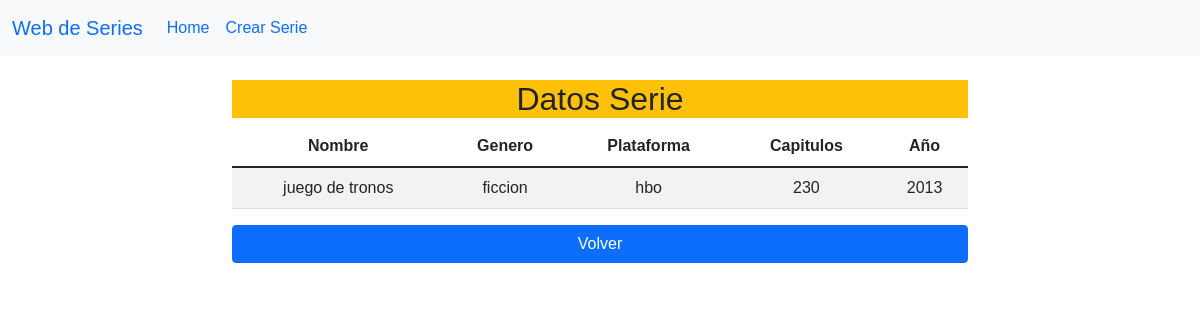
The page /seriesTV/ver_serie/4 on the database its author committed.
### seriesTV/models.py (models this page shows, shortened)
class Serie(models.Model):
     nombre = models.TextField(max_length=200)
     genero = models.TextField(max_length=1000)
     plataforma = models.TextField(max_length=200)
     capitulos = models.IntegerField(default=0)
     anio = models.IntegerField(default=1970)

### seriesTV/views.py (the view, shortened to what this page needs)
# urls.py: path('seriesTV/ver_serie/<id>', ver_serie),
def ver_serie(request, id):
    if request.method == 'GET':
        ver_serie = Serie.objects.get(id=id)
        return render(request, 'ver_serie.html', {"serie":ver_serie})

### templates/ver_serie.html (shortened to what this page needs)
<!DOCTYPE html>
<html lang="en">
<head>
    {% load static %}
    <link href="https://cdn.jsdelivr.net/npm/bootstrap@5.1.3/dist/css/bootstrap.min.css" rel="stylesheet">
    <link rel="stylesheet" href="{% static 'css/gestionCss.css' %}">
</head>
<body class="body6">
<nav class="navbar navbar-expand-lg navbar-sucess bg-light">
  <div class="container-fluid">
    <a class="navbar-brand" href="http://127.0.0.1:8000/seriesTV/">Web de Series</a>
    <div class="collapse navbar-collapse" id="navbarNav">
      <ul class="navbar-nav">
        <li class="nav-item">
          <a class="nav-link active" aria-current="page" href="http://127.0.0.1:8000/seriesTV/">Home</a>
        </li>
        <li class="nav-item">
          <a class="nav-link" href="http://127.0.0.1:8000/seriesTV/seriesTV/crear_serie">Crear Serie</a>
        </li>
      </ul>
    </div>
  </div>
</nav>
 <div class="container py-4">
        <div class="row d-flex justify-content-center">
            <div class="col-md-8">
                <div class="bg-warning">
            <h2 class="row d-flex justify-content-center">Datos Serie</h2>
                </div>
                <div class="table-responsive">
                    <table class="table table-striped">
                        <thead>
                            <tr>
                                <th>Nombre</th>
                                <th>Genero</th>
                                <th>Plataforma</th>
                                <th>Capitulos</th>
                                <th>Año</th>
                            </tr>
                        </thead>
                        <tbody>
                                <tr>
                                    <td>{{serie.nombre}}</td>
                                    <td>{{ serie.genero }}</td>
                                    <td>{{ serie.plataforma }}</td>
                                    <td>{{ serie.capitulos }}</td>
                                    <td>{{ serie.anio }}</td>
                                </tr>
                        </tbody>
                    </table>
                    <td><a href="http://127.0.0.1:8000/seriesTV/" class="btn btn-primary d-flex justify-content-center">Volver</a></td>
                </div>
            </div>
        </div>
    </div>
</body>
</html>

### seriesTV/static/css/gestionCss.css (style rules this page uses)
th, td { text-align: center; vertical-align: middle; }
.body6 { font-family: "Oswald", sans-serif; font-size: 16px; background-image: url(https://www.wallpapertip.com/wmimgs/80-807379_blur-background.jpg); background-repeat: no-repeat; background-size: 100% 100%; width: 100%; height: 790px; }

### rows shown on the page
Serie: nombre "juego de tronos", genero "ficcion", plataforma "hbo", capitulos "230", anio "2013"
